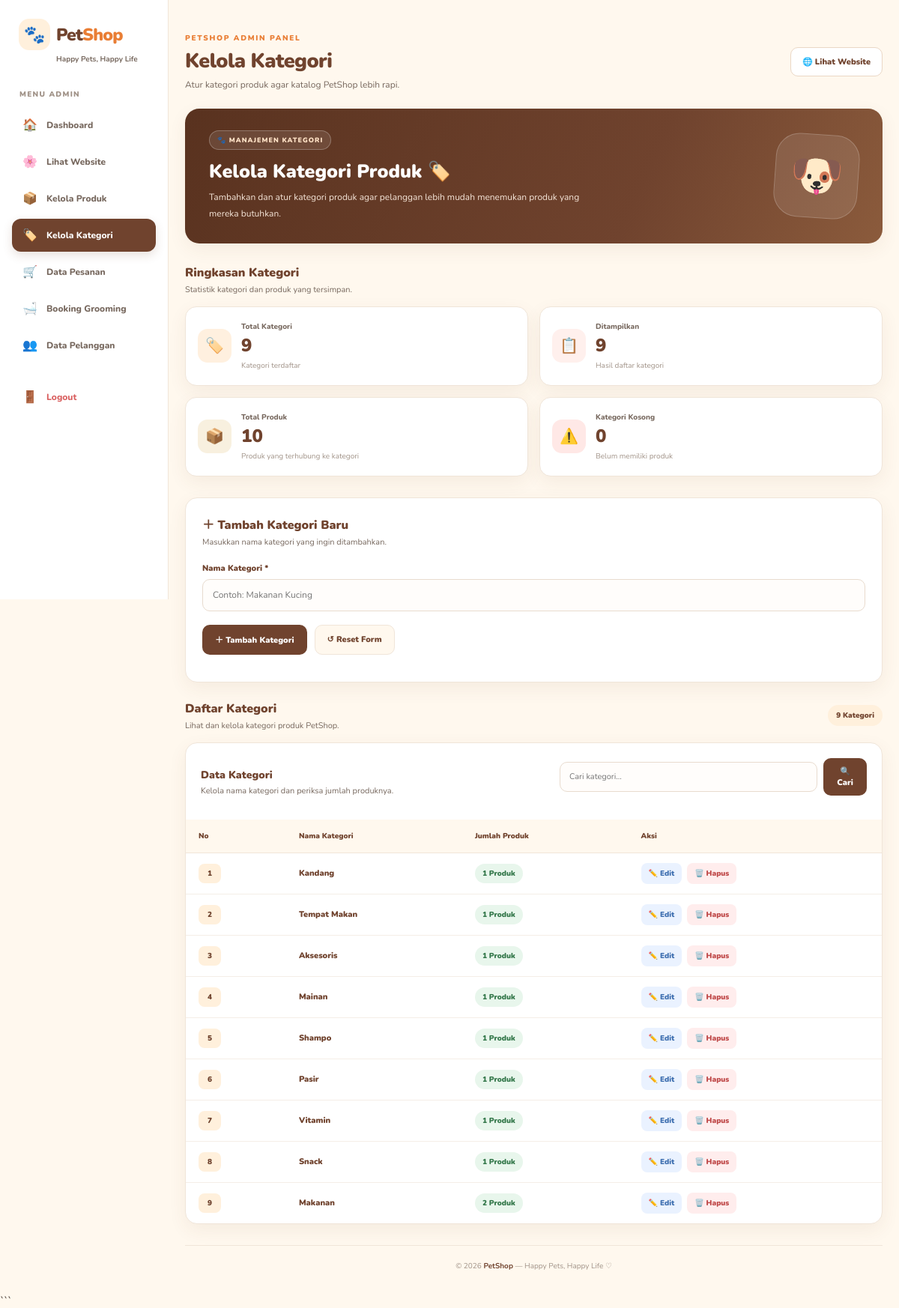
The app's page /admin/kategori.php (signed in) with its own data.
### tables this page shows
CREATE TABLE `kategori` (
  `id` int NOT NULL,
  `nama_kategori` varchar(100) NOT NULL
);

### admin/kategori.php (the view, shortened to what this page needs)
<?php
require_once __DIR__ . '/../config/koneksi.php';
function e($value)
{
    return htmlspecialchars(
        (string)($value ?? ''),
        ENT_QUOTES,
        'UTF-8'
    );
}
$cari = trim($_GET['cari'] ?? '');
$dataEdit = null;
$isEdit = false;
$daftarKategori = [];
if ($cari !== '') {
    $keyword = '%' . $cari . '%';
    $stmt = mysqli_prepare(
        $koneksi,
        'SELECT
            k.id,
            k.nama_kategori,
            (
                SELECT COUNT(*)
                FROM produk p
                WHERE p.kategori_id = k.id
            ) AS jumlah_produk
         FROM kategori k
         WHERE k.nama_kategori LIKE ?
         ORDER BY k.id DESC'
    );
    mysqli_stmt_bind_param(
        $stmt,
        's',
        $keyword
    );
} else {
    $stmt = mysqli_prepare(
        $koneksi,
        'SELECT
            k.id,
            k.nama_kategori,
            (
                SELECT COUNT(*)
                FROM produk p
                WHERE p.kategori_id = k.id
            ) AS jumlah_produk
         FROM kategori k
         ORDER BY k.id DESC'
    );
}
mysqli_stmt_execute($stmt);
$hasilDaftar = mysqli_stmt_get_result($stmt);
while ($baris = mysqli_fetch_assoc($hasilDaftar)) {
    $daftarKategori[] = $baris;
}
$totalKategori = 0;
$totalProduk = 0;
$totalKategoriKosong = 0;
$queryStatistik = mysqli_query(
    $koneksi,
    'SELECT
        COUNT(*) AS total_kategori,
        COALESCE(SUM(jumlah_produk), 0) AS total_produk,
        COALESCE(SUM(
            CASE WHEN jumlah_produk > 0 THEN 1 ELSE 0 END
        ), 0) AS kategori_terisi,
        COALESCE(SUM(
            CASE WHEN jumlah_produk = 0 THEN 1 ELSE 0 END
        ), 0) AS kategori_kosong
     FROM (
        SELECT
            k.id,
            (
                SELECT COUNT(*)
                FROM produk p
                WHERE p.kategori_id = k.id
            ) AS jumlah_produk
        FROM kategori k
     ) AS statistik'
);
if ($queryStatistik) {
    $statistik = mysqli_fetch_assoc($queryStatistik);
    $totalKategori = (int)($statistik['total_kategori'] ?? 0);
    $totalProduk = (int)($statistik['total_produk'] ?? 0);
    $totalKategoriKosong = (int)($statistik['kategori_kosong'] ?? 0);
}
$totalDitampilkan = count($daftarKategori);
$halamanAktif = basename($_SERVER['PHP_SELF']);
?>
<!DOCTYPE html>
<html lang="id">
<head>
</head>
<body>
<aside class="sidebar">
    <a href="dashboard.php" class="brand">
        <span class="brand-icon">🐾</span>
        <span class="brand-name">Pet<span>Shop</span></span>
        <small>Happy Pets, Happy Life</small>
    </a>
    <p class="menu-label">MENU ADMIN</p>
    <a href="dashboard.php"
       class="side-link <?= $halamanAktif === 'dashboard.php' ? 'active' : '' ?>">
        <span class="side-icon">🏠</span> Dashboard
    </a>
    <a href="../index.php" class="side-link">
        <span class="side-icon">🌸</span> Lihat Website
    </a>
    <a href="produk.php"
       class="side-link <?= $halamanAktif === 'produk.php' ? 'active' : '' ?>">
        <span class="side-icon">📦</span> Kelola Produk
    </a>
    <a href="kategori.php"
       class="side-link <?= $halamanAktif === 'kategori.php' ? 'active' : '' ?>">
        <span class="side-icon">🏷️</span> Kelola Kategori
    </a>
    <a href="pesanan.php"
       class="side-link <?= $halamanAktif === 'pesanan.php' ? 'active' : '' ?>">
        <span class="side-icon">🛒</span> Data Pesanan
    </a>
    <a href="booking_grooming.php"
       class="side-link <?= $halamanAktif === 'booking_grooming.php' ? 'active' : '' ?>">
        <span class="side-icon">🛁</span> Booking Grooming
    </a>
    <a href="pelanggan.php"
       class="side-link <?= $halamanAktif === 'pelanggan.php' ? 'active' : '' ?>">
        <span class="side-icon">👥</span> Data Pelanggan
    </a>
    <a href="../logout.php" class="side-link logout">
        <span class="side-icon">🚪</span> Logout
    </a>
</aside>
<main class="dashboard-main">
    <header class="topbar">
        <div>
            <p class="eyebrow">PETSHOP ADMIN PANEL</p>
            <h1>Kelola Kategori</h1>
            <p class="header-subtitle">
                Atur kategori produk agar katalog PetShop lebih rapi.
            </p>
        </div>
        <a href="../index.php" class="website-button">
            🌐 Lihat Website
        </a>
    </header>
    <section class="welcome-panel">
        <div class="welcome-content">
            <span class="welcome-tag">🐾 MANAJEMEN KATEGORI</span>
            <h2>Kelola Kategori Produk 🏷️</h2>
            <p>
                Tambahkan dan atur kategori produk agar pelanggan
                lebih mudah menemukan produk yang mereka butuhkan.
            </p>
        </div>
        <div class="welcome-art">🐶</div>
    </section>
    <section class="section-block">
        <div class="section-heading">
            <div>
                <h2>Ringkasan Kategori</h2>
                <p>Statistik kategori dan produk yang tersimpan.</p>
            </div>
        </div>
        <div class="stats-grid">
            <article class="stat-card">
                <div class="stat-icon icon-orange">🏷️</div>
                <div>
                    <p>Total Kategori</p>
                    <strong><?= number_format($totalKategori, 0, ',', '.') ?></strong>
                    <small>Kategori terdaftar</small>
                </div>
            </article>
            <article class="stat-card">
                <div class="stat-icon icon-pink">📋</div>
                <div>
                    <p>Ditampilkan</p>
                    <strong><?= number_format($totalDitampilkan, 0, ',', '.') ?></strong>
                    <small>Hasil daftar kategori</small>
                </div>
            </article>
            <article class="stat-card">
                <div class="stat-icon icon-cream">📦</div>
                <div>
                    <p>Total Produk</p>
                    <strong><?= number_format($totalProduk, 0, ',', '.') ?></strong>
                    <small>Produk yang terhubung ke kategori</small>
                </div>
            </article>
            <article class="stat-card">
                <div class="stat-icon icon-red">⚠️</div>
                <div>
                    <p>Kategori Kosong</p>
                    <strong><?= number_format($totalKategoriKosong, 0, ',', '.') ?></strong>
                    <small>Belum memiliki produk</small>
                </div>
            </article>
        </div>
    </section>
    <section class="card" id="form-kategori">
        <div class="panel-heading">
            <div>
                <h2>
                    <?= $isEdit ? '✏️ Edit Kategori' : '＋ Tambah Kategori Baru' ?>
                </h2>
                <p>
                    <?= $isEdit
                        ? 'Ubah nama kategori yang dipilih.'
                        : 'Masukkan nama kategori yang ingin ditambahkan.' ?>
                </p>
            </div>
        </div>
        <form
            action="kategori.php<?= $isEdit ? '?edit=' . (int)$dataEdit['id'] . ($cari !== '' ? '&cari=' . urlencode($cari) : '') : '' ?>#form-kategori"
            method="POST"
        >
            <div class="form-grid">
                <div class="form-group full">
                    <label for="nama_kategori">Nama Kategori *</label>
                    <input
                        type="text"
                        id="nama_kategori"
                        name="nama_kategori"
                        placeholder="Contoh: Makanan Kucing"
                        maxlength="100"
                        value="<?= $isEdit
                            ? e($dataEdit['nama_kategori'])
                            : e($_POST['nama_kategori'] ?? '') ?>"
                        required
                    >
                </div>
            </div>
            <div class="form-actions">
                <button type="submit" class="btn btn-primary">
                    <?= $isEdit ? '💾 Simpan Perubahan' : '＋ Tambah Kategori' ?>
                </button>
                <?php if ($isEdit): ?>
                    <a href="kategori.php<?= $cari !== '' ? '?cari=' . urlencode($cari) : '' ?>"
                       class="btn btn-secondary">
                        ✕ Batal Edit
                    </a>
                <?php else: ?>
                    <button type="reset" class="btn btn-secondary">
                        ↺ Reset Form
                    </button>
                <?php endif; ?>
            </div>
        </form>
    </section>
    <section class="section-block">
        <div class="section-heading">
            <div>
                <h2>Daftar Kategori</h2>
                <p>Lihat dan kelola kategori produk PetShop.</p>
            </div>
            <span class="produk-count">
                <?= number_format($totalDitampilkan, 0, ',', '.') ?> Kategori
            </span>
        </div>
        <div class="card" style="padding: 0; overflow: hidden;">
            <div style="padding: 20px 20px 0;">
                <div class="table-toolbar">
                    <div>
                        <h2 style="margin:0;color:var(--brown);font-size:14px;font-weight:900;">
                            Data Kategori
                        </h2>
                        <p style="margin:4px 0 0;color:var(--muted);font-size:11px;">
                            Kelola nama kategori dan periksa jumlah produknya.
                        </p>
                    </div>
                    <form action="kategori.php" method="GET" class="search-form">
                        <input
                            type="text"
                            name="cari"
                            placeholder="Cari kategori..."
                            value="<?= e($cari) ?>"
                        >
                        <button type="submit" class="search-button">
                            🔍 Cari
                        </button>
                    </form>
                </div>
            </div>
            <div class="table-responsive">
                <table>
                    <thead>
                        <tr>
                            <th>No</th>
                            <th>Nama Kategori</th>
                            <th>Jumlah Produk</th>
                            <th>Aksi</th>
                        </tr>
                    </thead>
                    <tbody>
                        <?php if ($totalDitampilkan > 0): ?>
                            <?php $no = 1; ?>
                            <?php foreach ($daftarKategori as $kategori): ?>
                                <tr>
                                    <td>
                                        <span class="category-id">
                                            <?= $no++ ?>
                                        </span>
                                    </td>
                                    <td>
                                        <strong class="category-name">
                                            <?= e($kategori['nama_kategori']) ?>
                                        </strong>
                                    </td>
                                    <td>
                                        <?php if ((int)$kategori['jumlah_produk'] > 0): ?>
                                            <span class="product-badge">
                                                <?= (int)$kategori['jumlah_produk'] ?> Produk
                                            </span>
                                        <?php else: ?>
                                            <span class="product-badge empty">
                                                0 Produk
                                            </span>
                                        <?php endif; ?>
                                    </td>
                                    <td>
                                        <div class="category-actions">
                                            <a
                                                href="kategori.php?edit=<?= (int)$kategori['id'] ?><?= $cari !== '' ? '&cari=' . urlencode($cari) : '' ?>#form-kategori"
                                                class="btn-edit"
                                            >
                                                ✏️ Edit
                                            </a>
                                            <form
                                                method="POST"
                                                action="kategori.php<?= $cari !== '' ? '?cari=' . urlencode($cari) : '' ?>"
                                                class="category-inline-form"
                                                onsubmit="return confirm('Yakin ingin menghapus kategori ini? Kategori yang masih digunakan produk tidak dapat dihapus.');"
                                            >
                                                <button
                                                    type="submit"
                                                    class="btn-delete"
                                                >
                                                    🗑️ Hapus
                                                </button>
                                            </form>
                                        </div>
                                    </td>
                                </tr>
                            <?php endforeach; ?>
                        <?php endif; ?>
                    </tbody>
                </table>
            </div>
        </div>
    </section>
    <footer class="dashboard-footer">
        © <?= date('Y') ?> <strong>PetShop</strong>
        — Happy Pets, Happy Life ♡
    </footer>
</main>
</body>
</html>

### records on screen
kategori: nama_kategori "Kandang", jumlah_produk "1"
kategori: nama_kategori "Tempat Makan", jumlah_produk "1"
kategori: nama_kategori "Aksesoris", jumlah_produk "1"
kategori: nama_kategori "Mainan", jumlah_produk "1"
kategori: nama_kategori "Shampo", jumlah_produk "1"
kategori: nama_kategori "Pasir", jumlah_produk "1"
kategori: nama_kategori "Vitamin", jumlah_produk "1"
kategori: nama_kategori "Snack", jumlah_produk "1"
kategori: nama_kategori "Makanan", jumlah_produk "2"

### other values on screen
$totalKategori "9"
$totalDitampilkan "9"
$totalProduk "10"
$totalKategoriKosong "0"
